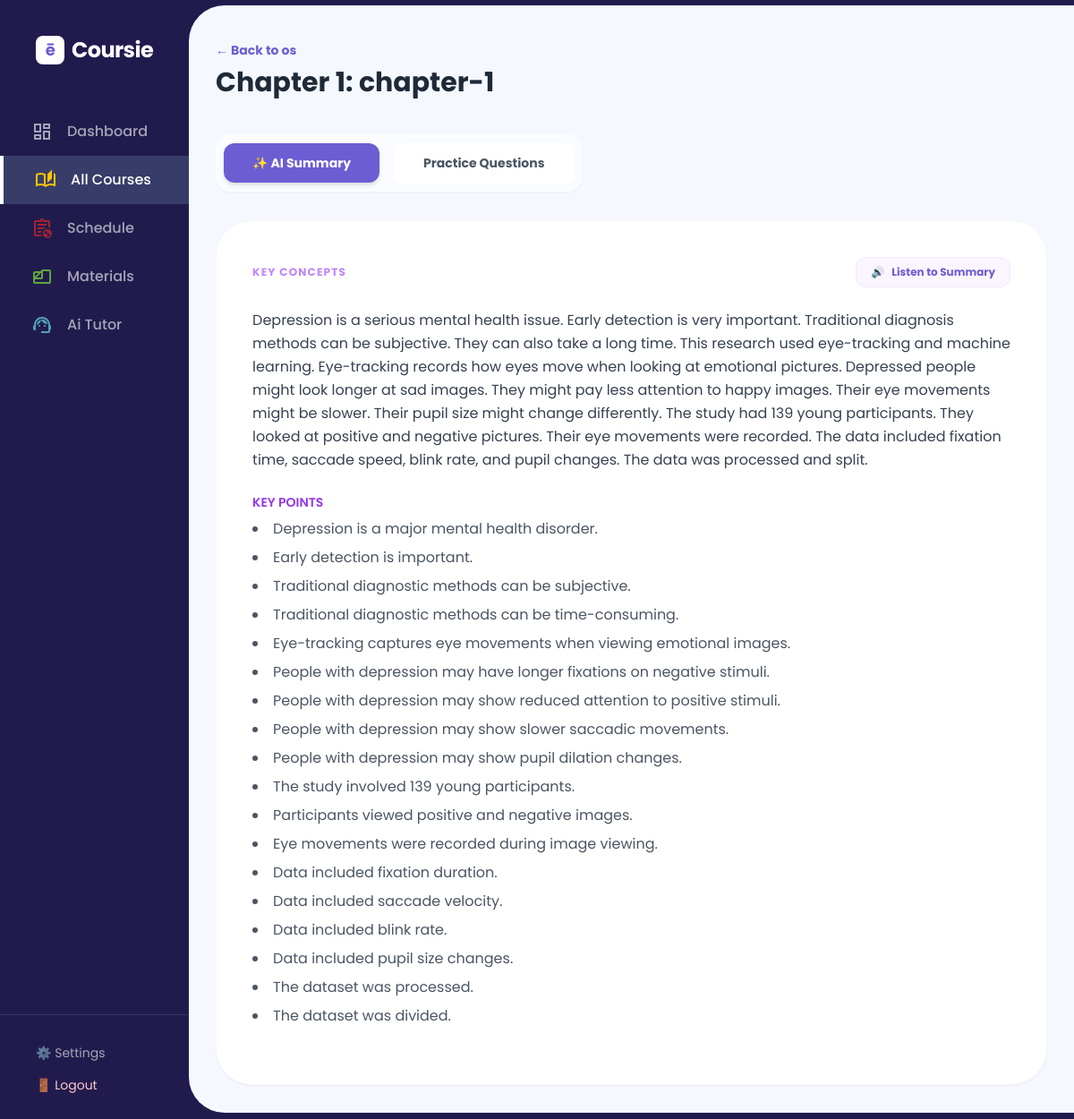
Screenshot of /subjects/chapter/1/results/summery (signed in) with the database file from the repository.
### subjects/models.py (models this page shows, shortened)
class Chapter(models.Model):
    subject = models.ForeignKey(Subject, on_delete=models.CASCADE, related_name='chapters')
    chapter_number = models.PositiveIntegerField(blank=True, null=True)
    title = models.CharField(max_length=255, blank=True)
    note_file = models.FileField(upload_to='chapters/notes/', null=True, blank=True)
    summary = models.TextField(blank=True, null=True)
    is_completed = models.BooleanField(default=False)
    is_not_pdf=models.BooleanField(default=False)
    class Meta:
        unique_together = ('subject', 'chapter_number')
        ordering = ["chapter_number"]

class Subject(models.Model):
    DIFFICULTY_CHOICES = [
        (1, 'Easy'),
        (2, 'Medium'),
        (3, 'Hard'),
    ]
    user = models.ForeignKey(settings.AUTH_USER_MODEL, on_delete=models.CASCADE)
    name = models.CharField(max_length=200)
    code = models.CharField(max_length=20)
    difficulty = models.IntegerField(choices=DIFFICULTY_CHOICES)
    created_at = models.DateTimeField(auto_now_add=True)

### subjects/views.py (the view)
# urls.py: path('chapter/<int:chapter_id>/results/summery', view_ai_summary, name='chapter-summery'),
@login_required
def view_ai_summary(request, chapter_id):
    chapter = get_object_or_404(Chapter, id=chapter_id)
    summary_data = None
    formatted_points = []
    if chapter.summary:
        try:
            data = json.loads(chapter.summary)
            for key, items in data.get("points", {}).items():
                formatted_points.append({
                    "title": key.replace("_", " ").title(),
                    "items": items
                })
            summary_data = {
                "summary_paragraph": data.get("summary_paragraph", ""),
                "points": formatted_points
            }
        except json.JSONDecodeError:
            summary_data = None
    return render(request, "subjects/view_ai_results.html", {
        "chapter": chapter,
        "summary_data": summary_data,
    })

### templates/subjects/view_ai_results.html (shortened to what this page needs)
{% extends 'base.html' %}
{% block content %}
<div class="bg-sky-50/50 -m-10 p-10 min-h-screen rounded-l-[2.5rem]">
    <div class="mb-10">
        <a href="{% url 'subjects:subject_detail' chapter.subject.id %}"
            class="text-sm font-bold text-[#6C5DD3] hover:underline flex items-center mb-2">
            ← Back to {{ chapter.subject.name }}
        </a>
        <h1 class="text-3xl font-bold text-gray-800">Chapter {{ chapter.chapter_number }}: {{ chapter.title }}</h1>
    </div>
    <div class="flex items-center gap-4 mb-8 bg-white/50 p-2 rounded-2xl w-max shadow-sm border border-white">
        <button class="tab-btn px-8 py-3 rounded-xl font-bold text-sm transition-all bg-[#6C5DD3] text-white shadow-md">
            ✨ AI Summary
        </button>
        <a href="{% url 'subjects:generate_exam_questions' chapter.id %}" onclick="showLoader()"
            class="tab-btn px-8 py-3 rounded-xl font-bold text-sm transition-all bg-white text-gray-600 hover:bg-indigo-50 hover:text-[#6C5DD3] border border-transparent">
             Practice Questions
        </a>
    </div>
    <div id="section-summary" class="animate-in fade-in slide-in-from-bottom-4 duration-500">
        <div class="bg-white p-10 rounded-[2.5rem] shadow-sm border border-purple-50">
            <div class="flex justify-between items-center mb-6">
                <h3 class="text-xs font-bold text-purple-400 uppercase tracking-widest">
                    Key Concepts
                </h3>
                {% if summary_data %}
                <button onclick="toggleSpeech({{ chapter.id }})" id="audio-btn"
                    class="flex items-center gap-2 px-4 py-2 rounded-xl bg-purple-50 text-[#6C5DD3] font-bold text-xs hover:bg-purple-100 transition-all border border-purple-100">
                    <span id="speaker-icon">🔊</span> <span id="btn-text">Listen to Summary</span>
                </button>
                {% endif %}
            </div>
            {% if summary_data %}
                <p class="mb-6 text-gray-700 leading-relaxed">{{ summary_data.summary_paragraph }}</p>
                {% for section in summary_data.points %}
                {% if section.items %}
                <h4 class="text-sm font-semibold text-purple-600 uppercase mb-2">
                    {{ section.title }}
                </h4>
                <ul class="list-disc list-inside mb-6 space-y-2 text-gray-600">
                    {% for point in section.items %}
                    <li>{{ point }}</li>
                    {% endfor %}
                </ul>
                {% endif %}
                {% endfor %}
            {% else %}
                <p class="text-red-400 italic">No summary found. Please generate one first.</p>
            {% endif %}
        </div>
    </div>
</div>
{% endblock %}

### templates/base.html (style rules this page uses)
body { font-family: 'Poppins', sans-serif; min-height: 100vh; display: flex; align-items: center; justify-content: center; margin: 0; }

### rows the page displays
Chapter: subject.name "os", chapter_number "1", title "chapter-1"

### other values shown
{{ section.title }} "KEY POINTS"
{{ point }} "Depression is a major mental health disorder." "Early detection is important." "Traditional diagnostic methods can be subjective." "Traditional diagnostic methods can be time-consuming." "Eye-tracking captures eye movements when viewing emotional images." "People with depression may have longer fixations on negative stimuli." "People with depression may show reduced attention to positive stimuli." "People with depression may show slower saccadic movements." "People with depression may show pupil dilation changes." "The study involved 139 young participants." "Participants viewed positive and negative images." "Eye movements were recorded during image viewing." "Data included fixation duration." "Data included saccade velocity." "Data included blink rate." "Data included pupil size changes." "The dataset was processed." "The dataset was divided."
